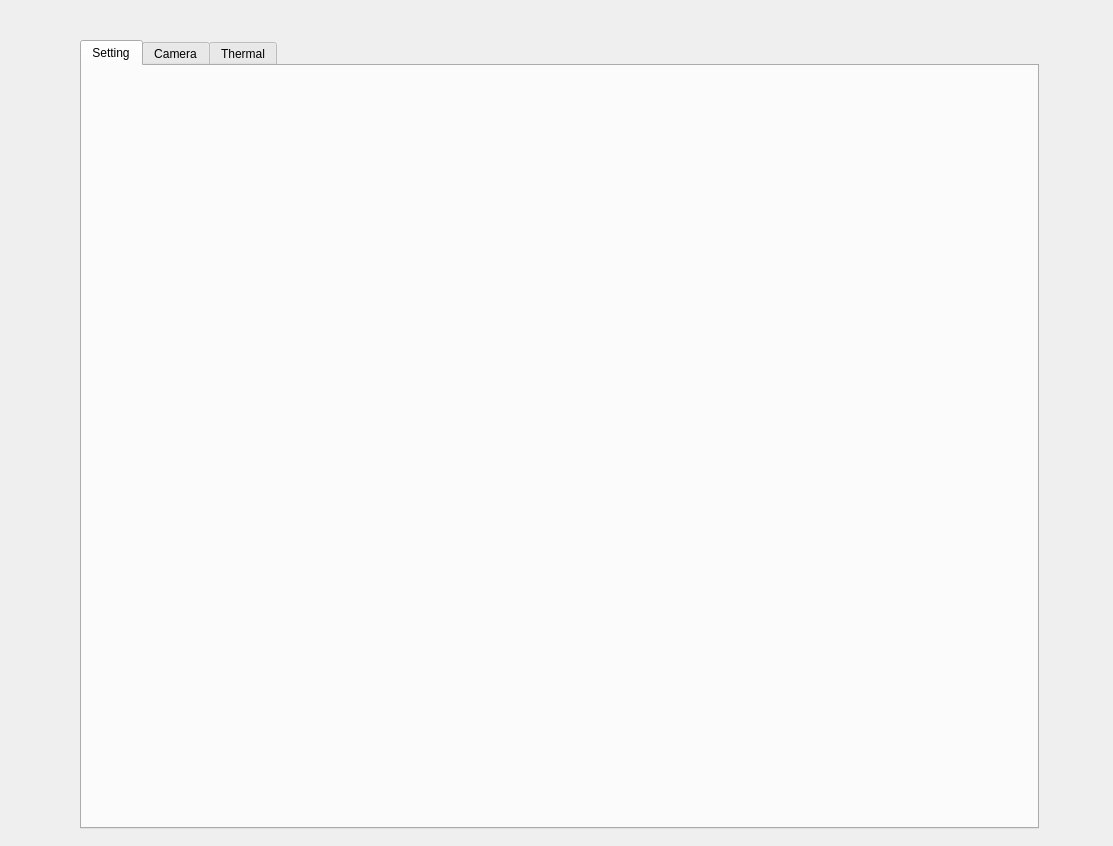
<?xml version="1.0" encoding="UTF-8"?>
<ui version="4.0">
 <class>Form</class>
 <widget class="QWidget" name="Form">
  <property name="geometry">
   <rect>
    <x>0</x>
    <y>0</y>
    <width>1113</width>
    <height>846</height>
   </rect>
  </property>
  <property name="windowTitle">
   <string>Form</string>
  </property>
  <widget class="QTabWidget" name="app_tab">
   <property name="geometry">
    <rect>
     <x>80</x>
     <y>40</y>
     <width>959</width>
     <height>789</height>
    </rect>
   </property>
   <property name="layoutDirection">
    <enum>Qt::LeftToRight</enum>
   </property>
   <property name="autoFillBackground">
    <bool>true</bool>
   </property>
   <property name="styleSheet">
    <string notr="true"/>
   </property>
   <property name="tabShape">
    <enum>QTabWidget::Rounded</enum>
   </property>
   <property name="currentIndex">
    <number>0</number>
   </property>
   <widget class="QWidget" name="setting_tab">
    <attribute name="title">
     <string>Setting</string>
    </attribute>
   </widget>
   <widget class="QWidget" name="camera_tab">
    <attribute name="title">
     <string>Camera</string>
    </attribute>
    <widget class="QWidget" name="layoutWidget_2">
     <property name="geometry">
      <rect>
       <x>20</x>
       <y>70</y>
       <width>461</width>
       <height>601</height>
      </rect>
     </property>
     <layout class="QVBoxLayout" name="verticalLayout">
      <item>
       <widget class="QScrollArea" name="camera_scroll">
        <property name="cursor" stdset="0">
         <cursorShape>CrossCursor</cursorShape>
        </property>
        <property name="mouseTracking">
         <bool>true</bool>
        </property>
        <property name="verticalScrollBarPolicy">
         <enum>Qt::ScrollBarAlwaysOn</enum>
        </property>
        <property name="horizontalScrollBarPolicy">
         <enum>Qt::ScrollBarAlwaysOn</enum>
        </property>
        <property name="widgetResizable">
         <bool>true</bool>
        </property>
        <widget class="QWidget" name="scrollAreaWidgetContents">
         <property name="geometry">
          <rect>
           <x>0</x>
           <y>0</y>
           <width>440</width>
           <height>552</height>
          </rect>
         </property>
        </widget>
       </widget>
      </item>
      <item>
       <layout class="QHBoxLayout" name="horizontalLayout">
        <item>
         <spacer name="horizontalSpacer">
          <property name="orientation">
           <enum>Qt::Horizontal</enum>
          </property>
          <property name="sizeHint" stdset="0">
           <size>
            <width>40</width>
            <height>20</height>
           </size>
          </property>
         </spacer>
        </item>
        <item>
         <widget class="QDoubleSpinBox" name="camera_ratio_spin">
          <property name="minimum">
           <double>0.100000000000000</double>
          </property>
          <property name="maximum">
           <double>20.000000000000000</double>
          </property>
          <property name="singleStep">
           <double>0.100000000000000</double>
          </property>
          <property name="value">
           <double>1.000000000000000</double>
          </property>
         </widget>
        </item>
        <item>
         <spacer name="horizontalSpacer_2">
          <property name="orientation">
           <enum>Qt::Horizontal</enum>
          </property>
          <property name="sizeHint" stdset="0">
           <size>
            <width>40</width>
            <height>20</height>
           </size>
          </property>
         </spacer>
        </item>
       </layout>
      </item>
     </layout>
    </widget>
    <widget class="QWidget" name="layoutWidget_3">
     <property name="geometry">
      <rect>
       <x>500</x>
       <y>70</y>
       <width>351</width>
       <height>601</height>
      </rect>
     </property>
     <layout class="QVBoxLayout" name="verticalLayout_3">
      <item>
       <widget class="QScrollArea" name="zoom_camera_scroll">
        <property name="minimumSize">
         <size>
          <width>349</width>
          <height>349</height>
         </size>
        </property>
        <property name="widgetResizable">
         <bool>true</bool>
        </property>
        <widget class="QWidget" name="scrollAreaWidgetContents_3">
         <property name="geometry">
          <rect>
           <x>0</x>
           <y>0</y>
           <width>347</width>
           <height>347</height>
          </rect>
         </property>
        </widget>
       </widget>
      </item>
      <item>
       <layout class="QHBoxLayout" name="horizontalLayout_13">
        <item>
         <spacer name="horizontalSpacer_10">
          <property name="orientation">
           <enum>Qt::Horizontal</enum>
          </property>
          <property name="sizeHint" stdset="0">
           <size>
            <width>40</width>
            <height>20</height>
           </size>
          </property>
         </spacer>
        </item>
        <item>
         <widget class="QDoubleSpinBox" name="zoom_camera_ratio_spin">
          <property name="minimum">
           <double>0.200000000000000</double>
          </property>
          <property name="maximum">
           <double>20.000000000000000</double>
          </property>
          <property name="singleStep">
           <double>0.100000000000000</double>
          </property>
          <property name="value">
           <double>1.000000000000000</double>
          </property>
         </widget>
        </item>
        <item>
         <spacer name="horizontalSpacer_11">
          <property name="orientation">
           <enum>Qt::Horizontal</enum>
          </property>
          <property name="sizeHint" stdset="0">
           <size>
            <width>40</width>
            <height>20</height>
           </size>
          </property>
         </spacer>
        </item>
       </layout>
      </item>
      <item>
       <spacer name="verticalSpacer_2">
        <property name="orientation">
         <enum>Qt::Vertical</enum>
        </property>
        <property name="sizeHint" stdset="0">
         <size>
          <width>20</width>
          <height>40</height>
         </size>
        </property>
       </spacer>
      </item>
      <item>
       <layout class="QHBoxLayout" name="horizontalLayout_7">
        <item>
         <layout class="QVBoxLayout" name="pos_camera_vlayout">
          <item>
           <layout class="QHBoxLayout" name="horizontalLayout_3">
            <property name="leftMargin">
             <number>0</number>
            </property>
            <property name="rightMargin">
             <number>50</number>
            </property>
            <item alignment="Qt::AlignLeft">
             <widget class="QRadioButton" name="pos_radio_1">
              <property name="text">
               <string>左上</string>
              </property>
             </widget>
            </item>
            <item alignment="Qt::AlignRight">
             <widget class="QLabel" name="pos_x_label_1">
              <property name="text">
               <string>X</string>
              </property>
             </widget>
            </item>
            <item>
             <widget class="QSpinBox" name="pos_x_spin_1">
              <property name="sizePolicy">
               <sizepolicy hsizetype="Minimum" vsizetype="Fixed">
                <horstretch>0</horstretch>
                <verstretch>0</verstretch>
               </sizepolicy>
              </property>
             </widget>
            </item>
            <item alignment="Qt::AlignRight">
             <widget class="QLabel" name="pos_y_label_1">
              <property name="text">
               <string>Y</string>
              </property>
             </widget>
            </item>
            <item>
             <widget class="QSpinBox" name="pos_y_spin_1"/>
            </item>
           </layout>
          </item>
          <item>
           <layout class="QHBoxLayout" name="horizontalLayout_4">
            <property name="leftMargin">
             <number>0</number>
            </property>
            <property name="rightMargin">
             <number>50</number>
            </property>
            <item alignment="Qt::AlignLeft">
             <widget class="QRadioButton" name="pos_radio_2">
              <property name="text">
               <string>左下</string>
              </property>
             </widget>
            </item>
            <item alignment="Qt::AlignRight">
             <widget class="QLabel" name="pos_x_label_2">
              <property name="text">
               <string>X</string>
              </property>
             </widget>
            </item>
            <item>
             <widget class="QSpinBox" name="pos_x_spin_2"/>
            </item>
            <item alignment="Qt::AlignRight">
             <widget class="QLabel" name="pos_y_label_2">
              <property name="text">
               <string>Y</string>
              </property>
             </widget>
            </item>
            <item>
             <widget class="QSpinBox" name="pos_y_spin_2"/>
            </item>
           </layout>
          </item>
          <item>
           <layout class="QHBoxLayout" name="horizontalLayout_5">
            <property name="leftMargin">
             <number>0</number>
            </property>
            <property name="rightMargin">
             <number>50</number>
            </property>
            <item alignment="Qt::AlignLeft">
             <widget class="QRadioButton" name="pos_radio_3">
              <property name="text">
               <string>右下</string>
              </property>
             </widget>
            </item>
            <item alignment="Qt::AlignRight">
             <widget class="QLabel" name="pos_x_label_3">
              <property name="text">
               <string>X</string>
              </property>
             </widget>
            </item>
            <item>
             <widget class="QSpinBox" name="pos_x_spin_3"/>
            </item>
            <item alignment="Qt::AlignRight">
             <widget class="QLabel" name="pos_y_label_3">
              <property name="text">
               <string>Y</string>
              </property>
             </widget>
            </item>
            <item>
             <widget class="QSpinBox" name="pos_y_spin_3"/>
            </item>
           </layout>
          </item>
          <item>
           <layout class="QHBoxLayout" name="horizontalLayout_6">
            <property name="leftMargin">
             <number>0</number>
            </property>
            <property name="rightMargin">
             <number>50</number>
            </property>
            <item alignment="Qt::AlignLeft">
             <widget class="QRadioButton" name="pos_radio_4">
              <property name="text">
               <string>右上</string>
              </property>
             </widget>
            </item>
            <item alignment="Qt::AlignRight">
             <widget class="QLabel" name="pos_x_label_4">
              <property name="text">
               <string>X</string>
              </property>
             </widget>
            </item>
            <item>
             <widget class="QSpinBox" name="pos_x_spin_4"/>
            </item>
            <item alignment="Qt::AlignRight">
             <widget class="QLabel" name="pos_y_label_4">
              <property name="text">
               <string>Y</string>
              </property>
             </widget>
            </item>
            <item>
             <widget class="QSpinBox" name="pos_y_spin_4"/>
            </item>
           </layout>
          </item>
         </layout>
        </item>
        <item>
         <spacer name="horizontalSpacer_3">
          <property name="orientation">
           <enum>Qt::Horizontal</enum>
          </property>
          <property name="sizeHint" stdset="0">
           <size>
            <width>40</width>
            <height>20</height>
           </size>
          </property>
         </spacer>
        </item>
       </layout>
      </item>
      <item>
       <spacer name="verticalSpacer">
        <property name="orientation">
         <enum>Qt::Vertical</enum>
        </property>
        <property name="sizeHint" stdset="0">
         <size>
          <width>20</width>
          <height>40</height>
         </size>
        </property>
       </spacer>
      </item>
     </layout>
    </widget>
   </widget>
   <widget class="QWidget" name="thermal_tab">
    <attribute name="title">
     <string>Thermal</string>
    </attribute>
    <widget class="QWidget" name="layoutWidget_4">
     <property name="geometry">
      <rect>
       <x>500</x>
       <y>70</y>
       <width>351</width>
       <height>601</height>
      </rect>
     </property>
     <layout class="QVBoxLayout" name="verticalLayout_4">
      <item>
       <widget class="QScrollArea" name="zoom_thermal_scroll">
        <property name="minimumSize">
         <size>
          <width>349</width>
          <height>349</height>
         </size>
        </property>
        <property name="widgetResizable">
         <bool>true</bool>
        </property>
        <widget class="QWidget" name="scrollAreaWidgetContents_4">
         <property name="geometry">
          <rect>
           <x>0</x>
           <y>0</y>
           <width>347</width>
           <height>347</height>
          </rect>
         </property>
        </widget>
       </widget>
      </item>
      <item>
       <layout class="QHBoxLayout" name="horizontalLayout_14">
        <item>
         <spacer name="horizontalSpacer_12">
          <property name="orientation">
           <enum>Qt::Horizontal</enum>
          </property>
          <property name="sizeHint" stdset="0">
           <size>
            <width>40</width>
            <height>20</height>
           </size>
          </property>
         </spacer>
        </item>
        <item>
         <widget class="QDoubleSpinBox" name="zoom_thermal_ratio_spin">
          <property name="minimum">
           <double>0.200000000000000</double>
          </property>
          <property name="maximum">
           <double>20.000000000000000</double>
          </property>
          <property name="singleStep">
           <double>0.100000000000000</double>
          </property>
          <property name="value">
           <double>1.000000000000000</double>
          </property>
         </widget>
        </item>
        <item>
         <spacer name="horizontalSpacer_13">
          <property name="orientation">
           <enum>Qt::Horizontal</enum>
          </property>
          <property name="sizeHint" stdset="0">
           <size>
            <width>40</width>
            <height>20</height>
           </size>
          </property>
         </spacer>
        </item>
       </layout>
      </item>
      <item>
       <spacer name="verticalSpacer_3">
        <property name="orientation">
         <enum>Qt::Vertical</enum>
        </property>
        <property name="sizeHint" stdset="0">
         <size>
          <width>20</width>
          <height>40</height>
         </size>
        </property>
       </spacer>
      </item>
      <item>
       <layout class="QHBoxLayout" name="horizontalLayout_8">
        <item>
         <layout class="QVBoxLayout" name="pos_thermal_vlayout">
          <item>
           <layout class="QHBoxLayout" name="horizontalLayout_9">
            <property name="leftMargin">
             <number>0</number>
            </property>
            <property name="rightMargin">
             <number>50</number>
            </property>
            <item alignment="Qt::AlignLeft">
             <widget class="QRadioButton" name="pos_radio_5">
              <property name="text">
               <string>左上</string>
              </property>
             </widget>
            </item>
            <item alignment="Qt::AlignRight">
             <widget class="QLabel" name="pos_x_label_5">
              <property name="text">
               <string>X</string>
              </property>
             </widget>
            </item>
            <item>
             <widget class="QSpinBox" name="pos_x_spin_5">
              <property name="sizePolicy">
               <sizepolicy hsizetype="Minimum" vsizetype="Fixed">
                <horstretch>0</horstretch>
                <verstretch>0</verstretch>
               </sizepolicy>
              </property>
             </widget>
            </item>
            <item alignment="Qt::AlignRight">
             <widget class="QLabel" name="pos_y_label_5">
              <property name="text">
               <string>Y</string>
              </property>
             </widget>
            </item>
            <item>
             <widget class="QSpinBox" name="pos_y_spin_5"/>
            </item>
           </layout>
          </item>
          <item>
           <layout class="QHBoxLayout" name="horizontalLayout_10">
            <property name="leftMargin">
             <number>0</number>
            </property>
            <property name="rightMargin">
             <number>50</number>
            </property>
            <item alignment="Qt::AlignLeft">
             <widget class="QRadioButton" name="pos_radio_6">
              <property name="text">
               <string>左下</string>
              </property>
             </widget>
            </item>
            <item alignment="Qt::AlignRight">
             <widget class="QLabel" name="pos_x_label_6">
              <property name="text">
               <string>X</string>
              </property>
             </widget>
            </item>
            <item>
             <widget class="QSpinBox" name="pos_x_spin_6"/>
            </item>
            <item alignment="Qt::AlignRight">
             <widget class="QLabel" name="pos_y_label_6">
              <property name="text">
               <string>Y</string>
              </property>
             </widget>
            </item>
            <item>
             <widget class="QSpinBox" name="pos_y_spin_6"/>
            </item>
           </layout>
          </item>
          <item>
           <layout class="QHBoxLayout" name="horizontalLayout_11">
            <property name="leftMargin">
             <number>0</number>
            </property>
            <property name="rightMargin">
             <number>50</number>
            </property>
            <item alignment="Qt::AlignLeft">
             <widget class="QRadioButton" name="pos_radio_7">
              <property name="text">
               <string>右下</string>
              </property>
             </widget>
            </item>
            <item alignment="Qt::AlignRight">
             <widget class="QLabel" name="pos_x_label_7">
              <property name="text">
               <string>X</string>
              </property>
             </widget>
            </item>
            <item>
             <widget class="QSpinBox" name="pos_x_spin_7"/>
            </item>
            <item alignment="Qt::AlignRight">
             <widget class="QLabel" name="pos_y_label_7">
              <property name="text">
               <string>Y</string>
              </property>
             </widget>
            </item>
            <item>
             <widget class="QSpinBox" name="pos_y_spin_7"/>
            </item>
           </layout>
          </item>
          <item>
           <layout class="QHBoxLayout" name="horizontalLayout_12">
            <property name="leftMargin">
             <number>0</number>
            </property>
            <property name="rightMargin">
             <number>50</number>
            </property>
            <item alignment="Qt::AlignLeft">
             <widget class="QRadioButton" name="pos_radio_8">
              <property name="text">
               <string>右上</string>
              </property>
             </widget>
            </item>
            <item alignment="Qt::AlignRight">
             <widget class="QLabel" name="pos_x_label_8">
              <property name="text">
               <string>X</string>
              </property>
             </widget>
            </item>
            <item>
             <widget class="QSpinBox" name="pos_x_spin_8"/>
            </item>
            <item alignment="Qt::AlignRight">
             <widget class="QLabel" name="pos_y_label_8">
              <property name="text">
               <string>Y</string>
              </property>
             </widget>
            </item>
            <item>
             <widget class="QSpinBox" name="pos_y_spin_8"/>
            </item>
           </layout>
          </item>
         </layout>
        </item>
        <item>
         <spacer name="horizontalSpacer_6">
          <property name="orientation">
           <enum>Qt::Horizontal</enum>
          </property>
          <property name="sizeHint" stdset="0">
           <size>
            <width>40</width>
            <height>20</height>
           </size>
          </property>
         </spacer>
        </item>
       </layout>
      </item>
      <item>
       <spacer name="verticalSpacer_4">
        <property name="orientation">
         <enum>Qt::Vertical</enum>
        </property>
        <property name="sizeHint" stdset="0">
         <size>
          <width>20</width>
          <height>40</height>
         </size>
        </property>
       </spacer>
      </item>
     </layout>
    </widget>
    <widget class="QWidget" name="layoutWidget_5">
     <property name="geometry">
      <rect>
       <x>20</x>
       <y>70</y>
       <width>461</width>
       <height>601</height>
      </rect>
     </property>
     <layout class="QVBoxLayout" name="verticalLayout_5">
      <item>
       <widget class="QScrollArea" name="thermal_scroll">
        <property name="cursor" stdset="0">
         <cursorShape>CrossCursor</cursorShape>
        </property>
        <property name="mouseTracking">
         <bool>true</bool>
        </property>
        <property name="verticalScrollBarPolicy">
         <enum>Qt::ScrollBarAlwaysOn</enum>
        </property>
        <property name="horizontalScrollBarPolicy">
         <enum>Qt::ScrollBarAlwaysOn</enum>
        </property>
        <property name="widgetResizable">
         <bool>true</bool>
        </property>
        <widget class="QWidget" name="scrollAreaWidgetContents_2">
         <property name="geometry">
          <rect>
           <x>0</x>
           <y>0</y>
           <width>440</width>
           <height>552</height>
          </rect>
         </property>
        </widget>
       </widget>
      </item>
      <item>
       <layout class="QHBoxLayout" name="horizontalLayout_2">
        <item>
         <spacer name="horizontalSpacer_7">
          <property name="orientation">
           <enum>Qt::Horizontal</enum>
          </property>
          <property name="sizeHint" stdset="0">
           <size>
            <width>40</width>
            <height>20</height>
           </size>
          </property>
         </spacer>
        </item>
        <item>
         <widget class="QDoubleSpinBox" name="thermal_ratio_spin">
          <property name="minimum">
           <double>0.100000000000000</double>
          </property>
          <property name="maximum">
           <double>20.000000000000000</double>
          </property>
          <property name="singleStep">
           <double>0.100000000000000</double>
          </property>
          <property name="value">
           <double>1.000000000000000</double>
          </property>
         </widget>
        </item>
        <item>
         <spacer name="horizontalSpacer_8">
          <property name="orientation">
           <enum>Qt::Horizontal</enum>
          </property>
          <property name="sizeHint" stdset="0">
           <size>
            <width>40</width>
            <height>20</height>
           </size>
          </property>
         </spacer>
        </item>
       </layout>
      </item>
     </layout>
    </widget>
   </widget>
  </widget>
 </widget>
 <resources/>
 <connections/>
</ui>
